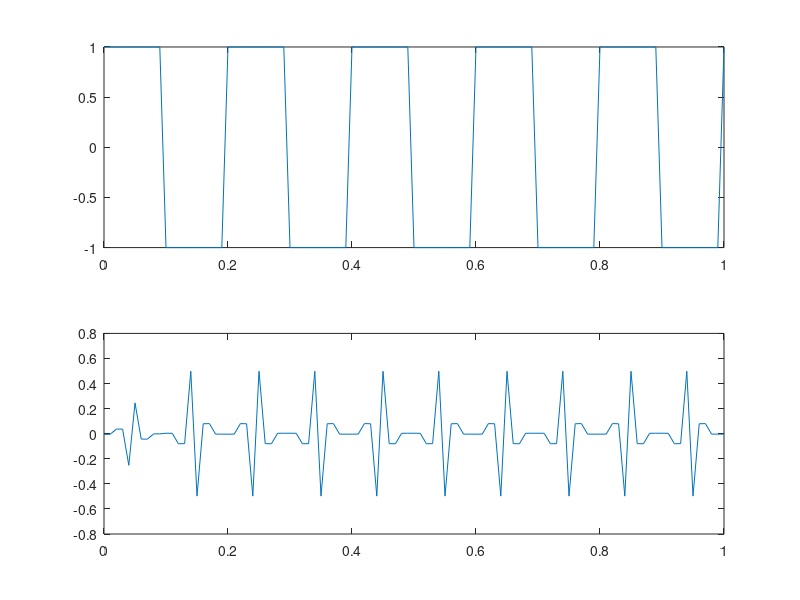

The MATLAB script that drew this image:
% Moving average filter
clc
clear all
close all
%Signal generation
t=0:0.01:1;
f=5;
x=square(2*pi*f*t); %original signal
%Impulse response
h=fir1(10,0.5,'high'); %HPF
% Output
y=conv(x,h);
subplot(2,1,1),plot(t,x),
subplot(2,1,2),plot(t,y(1:length(t)))
